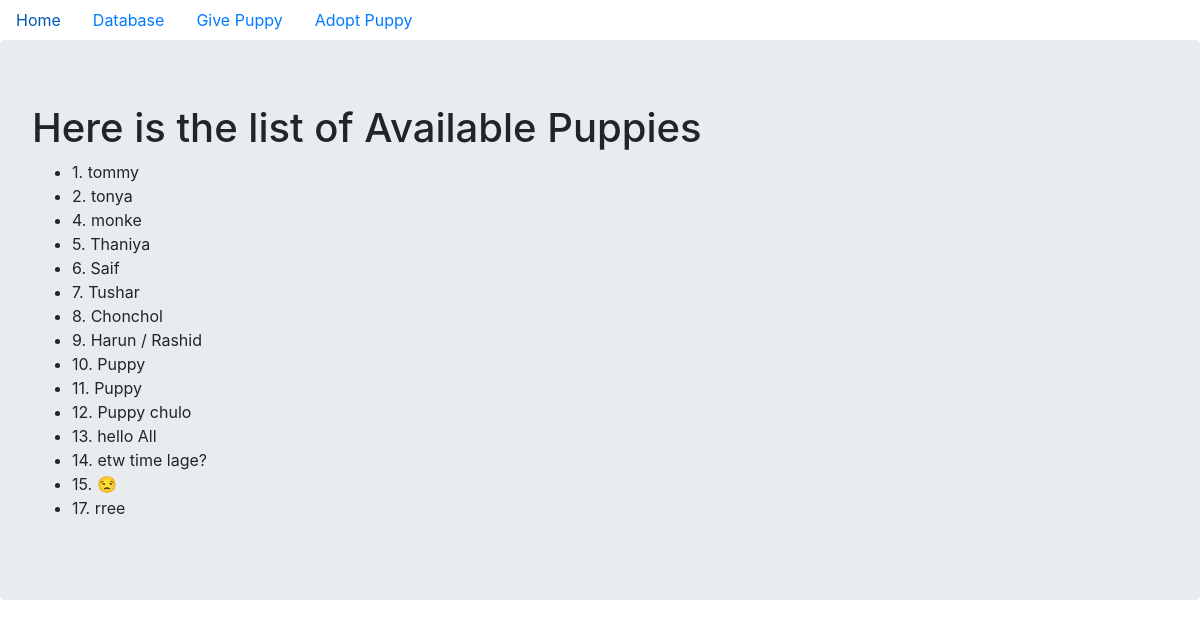
The page /database on the database its author committed.
### basic.py (models this page shows, shortened)
class puppy(db.Model):
  id = db.Column(db.Integer, primary_key=True)
  name = db.Column(db.Text)

### basic.py (the view)
@app.route('/database')
def database():
  puppy_db = puppy.query.all()
  return render_template('database.htm', puppy_db=puppy_db)

### templates/database.htm (shortened to what this page needs)
{% extends 'base.htm' %}
{% block content %}
<h1>Here is the list of Available Puppies</h1>
<ul>
  {% for pup in puppy_db %}
  <li>{{pup.id}}. {{pup.name}}</li>
  {% endfor %}
</ul>
{% endblock %}

### templates/base.htm (shortened to what this page needs)
<!DOCTYPE html>
<html lang="en">
  <head>
    <link
      rel="stylesheet"
      href="https://cdn.jsdelivr.net/npm/bootstrap@4.5.3/dist/css/bootstrap.min.css"
    />
  </head>
  <body>
    <ul class="nav">
      <li class="nav-item">
        <a class="nav-link active" href="{{url_for('index')}}">Home</a>
      </li>
      <li class="nav-item">
        <a class="nav-link" href="{{url_for('database')}}">Database</a>
      </li>
      <li class="nav-item">
        <a class="nav-link" href="{{url_for('add')}}">Give Puppy</a>
      </li>
      <li class="nav-item">
        <a class="nav-link" href="{{url_for('delete')}}">Adopt Puppy</a>
      </li>
    </ul>
    <div class="jumbotron">
      {% block content %}{% endblock %}
    </div>
  </body>
</html>

### rows shown on the page
puppy: id "1", name "tommy"
puppy: id "2", name "tonya"
puppy: id "4", name "monke"
puppy: id "5", name "Thaniya"
puppy: id "6", name "Saif"
puppy: id "7", name "Tushar"
puppy: id "8", name "Chonchol"
puppy: id "9", name "Harun / Rashid"
puppy: id "10", name "Puppy"
puppy: id "11", name "Puppy"
puppy: id "12", name "Puppy chulo"
puppy: id "13", name "hello All"
puppy: id "14", name "etw time lage?"
puppy: id "15", name "😒"
puppy: id "17", name "rree"
